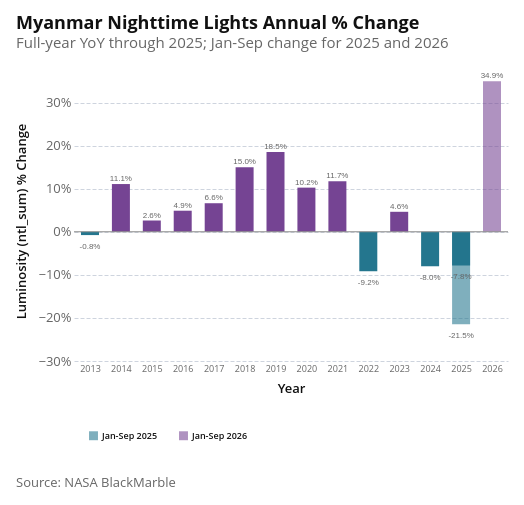

The notebook cell this image was saved under:
### Markdown cell above
### 1.3 Annual % Change in Nightlights

### Code cell
# Fig 1.3: Annual % Change in Nightlights
REPORT_MAX_MONTH = max_month
ntl_corrected_report = prepare_ntl_corrected(ntl_monthly_adm0, REPORT_MAX_MONTH)
annual_report = prepare_annual_yoy_with_partial(
    ntl_annual_adm0, ntl_corrected_report, "ntl_sum"
)

full = (
    annual_report[["year", "pct_change_full_year"]]
    .dropna()
    .query("year < @current_year")
    .rename(columns={"pct_change_full_year": "pct_change"})
    .assign(series="% change from PY", series_order=0)
)
partial = (
    annual_report.loc[
        annual_report["year"].isin([prev_year, current_year]),
        ["year", "pct_change_9months"],
    ]
    .dropna()
    .rename(columns={"pct_change_9months": "pct_change"})
    .assign(
        series=lambda d: np.where(
            d["year"].eq(prev_year),
            f"{report_period_label} {prev_year}",
            f"{report_period_label} {current_year}",
        ),
        series_order=lambda d: np.where(d["year"].eq(prev_year), 1, 2),
    )
)
annual_ntl_chart_data = (
    pd.concat([full, partial], ignore_index=True)
    .assign(
        year=lambda d: d["year"].astype(int),
        label=lambda d: d["pct_change"].map(lambda v: f"{v:.1f}%"),
    )
    .sort_values(["year", "series_order"])
)

PROJECT_ROOT = next(
    p
    for p in [Path.cwd(), *Path.cwd().parents]
    if (p / "data").exists() and (p / "notebooks").exists()
)
NTL_REPORT_DIR = PROJECT_ROOT / "docs" / "ntl_report"
NTL_REPORT_DIR.mkdir(parents=True, exist_ok=True)
annual_ntl_chart_data.to_csv(NTL_REPORT_DIR / "fig-1-3-annual-ntl-yoy.csv", index=False)
bar_size = 18
y_axis_min = min(-15, annual_ntl_chart_data["pct_change"].min() - 5)

series_domain = [
    "% change from PY",
    f"{report_period_label} {prev_year}",
    f"{report_period_label} {current_year}",
]
base = alt.Chart(
    annual_ntl_chart_data.assign(
        date=lambda d: pd.to_datetime(d["year"].astype(str), format="%Y")
    )
).encode(
    x=alt.X(
        "date:T",
        title="Year",
        axis=alt.Axis(
            format="%Y", labelFontSize=9, tickCount={"interval": "year", "step": 1}
        ),
        scale=alt.Scale(nice=False, padding=16),
    ),
    y=alt.Y(
        "pct_change:Q",
        title="Luminosity (ntl_sum) % Change",
        scale=alt.Scale(domainMin=y_axis_min),
        axis=alt.Axis(labelExpr="format(datum.value, '~g') + '%'"),
    ),
    tooltip=[
        alt.Tooltip("year(date):T", title="Year", format="%Y"),
        alt.Tooltip("series:N", title="Measure"),
        alt.Tooltip("pct_change:Q", format="+.1f", title="% Change"),
    ],
)
full_bars = (
    base.transform_filter(alt.datum.series == "% change from PY")
    .mark_bar(size=bar_size)
    .encode(
        color=alt.condition(
            alt.datum.pct_change < 0, alt.value("#24768E"), alt.value("#754493")
        )
    )
)
partial_bars = (
    base.transform_filter(alt.datum.series != "% change from PY")
    .mark_bar(size=bar_size)
    .encode(
        color=alt.Color(
            "series:N",
            title="",
            scale=alt.Scale(domain=series_domain[1:], range=["#24768E", "#754493"]),
            legend=alt.Legend(labelFontSize=9, symbolSize=80),
        ),
        opacity=alt.value(0.58),
    )
)
labels = base.mark_text(
    fontSize=8, color="#666666", dy=alt.expr("datum.pct_change >= 0 ? -5 : 12")
).encode(text="label:N")
zero = (
    alt.Chart(pd.DataFrame({"zero": [0]})).mark_rule(color="#8A8A8A").encode(y="zero:Q")
)
chart = (full_bars + partial_bars + labels + zero).properties(
    width=434,
    height=280,
    title=alt.Title(
        text="Myanmar Nighttime Lights Annual % Change",
        subtitle=f"Full-year YoY through {prev_year}; {report_period_label} change for {prev_year} and {current_year}",
    ),
)
chart = az.add_caption(chart, "Source: NASA BlackMarble")
chart.save(NTL_REPORT_DIR / "fig-1-3-annual-ntl-yoy.png", scale_factor=3)
chart

### Figure 1 — Vega-Lite specification as saved in the notebook (floating-point values rounded to 4 significant figures)
{"config": {"background": "white", "padding": 15, "mark": {"tooltip": true}, "point": {"filled": true, "size": 60, "stroke": "white", "strokeWidth": 1}, "circle": {"filled": true, "stroke": "white", "strokeWidth": 1}, "square": {"filled": true, "stroke": "white", "strokeWidth": 1}, "line": {"strokeWidth": 4, "strokeCap": "round", "strokeJoin": "round"}, "bar": {"cornerRadiusEnd": 0}, "area": {"opacity": 0.7}, "arc": {"stroke": "white", "strokeWidth": 1}, "rect": {"stroke": "#8A969F", "strokeWidth": 0.5}, "geoshape": {"stroke": "#666666", "strokeWidth": 0.3, "strokeJoin": "round", "strokeCap": "round"}, "title": {"font": "Open Sans, sans-serif", "fontSize": 18, "fontWeight": 700, "lineHeight": 22, "color": "#111111", "anchor": "start", "offset": 21, "subtitleFont": "Open Sans, sans-serif", "subtitleFontSize": 15, "subtitleFontWeight": 400, "subtitleLineHeight": 18, "subtitleColor": "#666666", "subtitlePadding": 3}, "axis": {"domain": false, "grid": true, "gridColor": "#CED4DE", "gridDash": [4, 2], "gridWidth": 1, "labelFont": "Open Sans, sans-serif", "labelFontSize": 13, "labelFontWeight": 400, "labelColor": "#666666", "labelPadding": 3, "tickColor": "#CED4DE", "tickSize": 5, "tickCount": 5, "titleFont": "Open Sans, sans-serif", "titleFontSize": 13, "titleFontWeight": 600, "titleColor": "#111111", "titlePadding": 9}, "axisX": {"grid": false, "tickSize": 0, "labelAngle": 0}, "axisY": {"domain": false, "ticks": false, "gridColor": "#CED4DE", "gridDash": [4, 2], "gridWidth": 1}, "axisQuantitative": {"tickCount": 5}, "axisBand": {"labelPadding": 6, "tickSize": 0}, "axisTemporal": {"grid": false}, "legend": {"labelFont": "Open Sans, sans-serif", "labelFontSize": 13, "labelFontWeight": 600, "labelColor": "#111111", "titleFont": "Open Sans, sans-serif", "titleFontSize": 13, "titleFontWeight": 600, "titleColor": "#111111", "titlePadding": 3, "symbolSize": 196, "symbolStrokeWidth": 0, "padding": 15, "offset": 21, "columnPadding": 21, "orient": "bottom", "labelLimit": 200, "titleLimit": 200}, "view": {"stroke": null, "continuousWidth": 600, "continuousHeight": 400}, "range": {"category": ["#34A7F2", "#FF9800", "#664AB6", "#4EC2C0", "#F3578E", "#081079", "#0C7C68", "#AA0000", "#DDDA21"], "diverging": ["#920000", "#BD6126", "#E3A763", "#EFEFEF", "#80BDE7", "#3587C3", "#025288"], "heatmap": ["#E3F6FD", "#75CCEC", "#089BD4", "#0169A1", "#023B6F"], "ordinal": ["#E3F6FD", "#75CCEC", "#089BD4", "#0169A1", "#023B6F"], "ramp": ["#E3F6FD", "#75CCEC", "#089BD4", "#0169A1", "#023B6F"]}, "scale": {"bandPaddingInner": 0.2, "bandPaddingOuter": 0.1, "pointPadding": 0.5}, "header": {"labelFont": "Open Sans, sans-serif", "labelFontSize": 13, "labelFontWeight": 600, "labelColor": "#111111", "titleFont": "Open Sans, sans-serif", "titleFontSize": 15, "titleFontWeight": 600, "titleColor": "#111111"}, "concat": {"spacing": 18}, "facet": {"spacing": 18}, "selection": {"point": {"on": "click", "clear": "dblclick"}, "interval": {"mark": {"fill": "#0071BC", "fillOpacity": 0.15, "stroke": "#0071BC", "strokeWidth": 1}}}}, "vconcat": [{"layer": [{"mark": {"type": "bar", "size": 18}, "encoding": {"color": {"condition": {"test": "(datum.pct_change < 0)", "value": "#24768E"}, "value": "#754493"}, "tooltip": [{"field": "date", "format": "%Y", "timeUnit": "year", "title": "Year", "type": "temporal"}, {"field": "series", "title": "Measure", "type": "nominal"}, {"field": "pct_change", "format": "+.1f", "title": "% Change", "type": "quantitative"}], "x": {"axis": {"format": "%Y", "labelFontSize": 9, "tickCount": {"interval": "year", "step": 1}}, "field": "date", "scale": {"nice": false, "padding": 16}, "title": "Year", "type": "temporal"}, "y": {"axis": {"labelExpr": "format(datum.value, '~g') + '%'"}, "field": "pct_change", "scale": {"domainMin": -26.45}, "title": "Luminosity (ntl_sum) % Change", "type": "quantitative"}}, "transform": [{"filter": "(datum.series === '% change from PY')"}]}, {"mark": {"type": "bar", "size": 18}, "encoding": {"color": {"field": "series", "legend": {"labelFontSize": 9, "symbolSize": 80}, "scale": {"domain": ["Jan-Sep 2025", "Jan-Sep 2026"], "range": ["#24768E", "#754493"]}, "title": "", "type": "nominal"}, "opacity": {"value": 0.58}, "tooltip": [{"field": "date", "format": "%Y", "timeUnit": "year", "title": "Year", "type": "temporal"}, {"field": "series", "title": "Measure", "type": "nominal"}, {"field": "pct_change", "format": "+.1f", "title": "% Change", "type": "quantitative"}], "x": {"axis": {"format": "%Y", "labelFontSize": 9, "tickCount": {"interval": "year", "step": 1}}, "field": "date", "scale": {"nice": false, "padding": 16}, "title": "Year", "type": "temporal"}, "y": {"axis": {"labelExpr": "format(datum.value, '~g') + '%'"}, "field": "pct_change", "scale": {"domainMin": -26.45}, "title": "Luminosity (ntl_sum) % Change", "type": "quantitative"}}, "transform": [{"filter": "(datum.series !== '% change from PY')"}]}, {"mark": {"type": "text", "color": "#666666", "dy": {"expr": "datum.pct_change >= 0 ? -5 : 12"}, "fontSize": 8}, "encoding": {"text": {"field": "label", "type": "nominal"}, "tooltip": [{"field": "date", "format": "%Y", "timeUnit": "year", "title": "Year", "type": "temporal"}, {"field": "series", "title": "Measure", "type": "nominal"}, {"field": "pct_change", "format": "+.1f", "title": "% Change", "type": "quantitative"}], "x": {"axis": {"format": "%Y", "labelFontSize": 9, "tickCount": {"interval": "year", "step": 1}}, "field": "date", "scale": {"nice": false, "padding": 16}, "title": "Year", "type": "temporal"}, "y": {"axis": {"labelExpr": "format(datum.value, '~g') + '%'"}, "field": "pct_change", "scale": {"domainMin": -26.45}, "title": "Luminosity (ntl_sum) % Change", "type": "quantitative"}}}, {"data": {"name": "data-42990c68f268a11fa16682fcd3437a6f"}, "mark": {"type": "rule", "color": "#8A8A8A"}, "encoding": {"y": {"field": "zero", "type": "quantitative"}}}], "height": 280, "title": {"text": "Myanmar Nighttime Lights Annual % Change", "subtitle": "Full-year YoY through 2025; Jan-Sep change for 2025 and 2026"}, "width": 434}], "data": {"name": "data-5cbe7191940821e9aba0a4b14a009cab"}, "title": {"text": "Source: NASA BlackMarble", "anchor": "start", "color": "#666666", "font": "Open Sans, sans-serif", "fontSize": 13, "fontWeight": 400, "lineHeight": 20, "offset": 21, "orient": "bottom"}, "$schema": "https://vega.github.io/schema/vega-lite/v6.1.0.json", "datasets": {"data-5cbe7191940821e9aba0a4b14a009cab": [{"year": 2013, "pct_change": -0.7704, "series": "% change from PY", "series_order": 0, "label": "-0.8%", "date": "2013-01-01T00:00:00"}, {"year": 2014, "pct_change": 11.08, "series": "% change from PY", "series_order": 0, "label": "11.1%", "date": "2014-01-01T00:00:00"}, {"year": 2015, "pct_change": 2.614, "series": "% change from PY", "series_order": 0, "label": "2.6%", "date": "2015-01-01T00:00:00"}, {"year": 2016, "pct_change": 4.888, "series": "% change from PY", "series_order": 0, "label": "4.9%", "date": "2016-01-01T00:00:00"}, {"year": 2017, "pct_change": 6.625, "series": "% change from PY", "series_order": 0, "label": "6.6%", "date": "2017-01-01T00:00:00"}, {"year": 2018, "pct_change": 14.96, "series": "% change from PY", "series_order": 0, "label": "15.0%", "date": "2018-01-01T00:00:00"}, {"year": 2019, "pct_change": 18.5, "series": "% change from PY", "series_order": 0, "label": "18.5%", "date": "2019-01-01T00:00:00"}, {"year": 2020, "pct_change": 10.25, "series": "% change from PY", "series_order": 0, "label": "10.2%", "date": "2020-01-01T00:00:00"}, {"year": 2021, "pct_change": 11.73, "series": "% change from PY", "series_order": 0, "label": "11.7%", "date": "2021-01-01T00:00:00"}, {"year": 2022, "pct_change": -9.163, "series": "% change from PY", "series_order": 0, "label": "-9.2%", "date": "2022-01-01T00:00:00"}, {"year": 2023, "pct_change": 4.637, "series": "% change from PY", "series_order": 0, "label": "4.6%", "date": "2023-01-01T00:00:00"}, {"year": 2024, "pct_change": -8.007, "series": "% change from PY", "series_order": 0, "label": "-8.0%", "date": "2024-01-01T00:00:00"}, {"year": 2025, "pct_change": -7.83, "series": "% change from PY", "series_order": 0, "label": "-7.8%", "date": "2025-01-01T00:00:00"}, {"year": 2025, "pct_change": -21.45, "series": "Jan-Sep 2025", "series_order": 1, "label": "-21.5%", "date": "2025-01-01T00:00:00"}, {"year": 2026, "pct_change": 34.93, "series": "Jan-Sep 2026", "series_order": 2, "label": "34.9%", "date": "2026-01-01T00:00:00"}], "data-42990c68f268a11fa16682fcd3437a6f": [{"zero": 0}]}}
